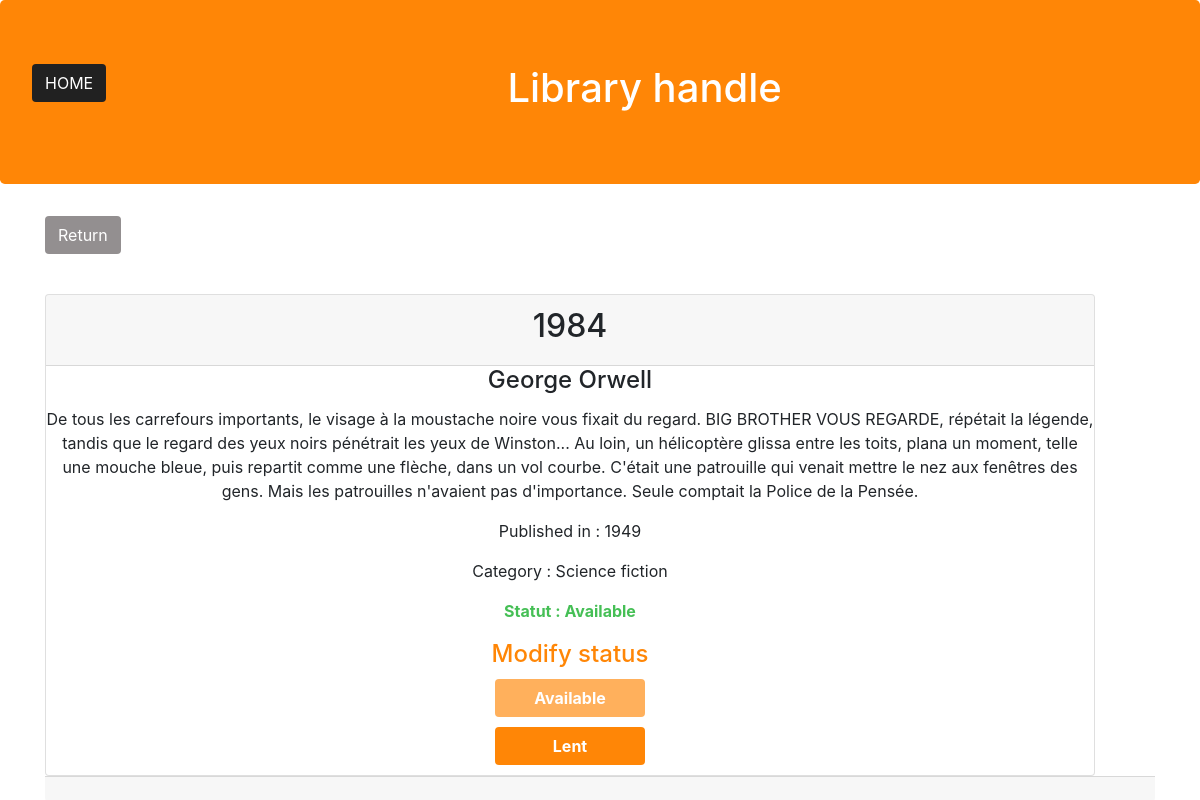
Page /controllers/single.php?id=1 on the committed database.
### tables this page shows
CREATE TABLE `booksList` (
  `id` int(11) NOT NULL,
  `title` varchar(255) NOT NULL,
  `author` varchar(255) NOT NULL,
  `abstract` text NOT NULL,
  `releaseDate` year(4) NOT NULL,
  `category` varchar(255) NOT NULL,
  `status` tinyint(1) NOT NULL DEFAULT '1',
  `userId` int(11) DEFAULT NULL
);

### controllers/single.php (called while the page is built, shortened)
<?php
require('../model/connection.php');
require('../model/bookManager.php');
require('../entities/Book.php');
$manager = new BookManager($bdd);
if(isset($_GET['id'])){
  $book = $manager->getOneBook($_GET['id']);
  $status = $book->getStatus();
 if($status == 1){
   $message = 'Modify status';
 }
}
  include('../views/singleView.php');

### model/bookManager.php (called while the page is built, shortened)
<?php
class BookManager {
  private $db;
  public function setDb($db)
  {
      $this->db = $db;
  }
  public function getOneBook($id){
    $response=$this->db->prepare('SELECT * FROM booksList WHERE id=:id');
    $response->execute(array(
      'id'=> $id
    ));
    $book=$response->fetch(PDO::FETCH_ASSOC);
    $book = new Book($book);
    return $book;
  }
}
 ?>

### entities/Book.php (called while the page is built, shortened)
<?php
class Book{
  protected $title;
  protected $author;
  protected $abstract;
  protected $releaseDate;
  protected $category;
  protected $status;
    public function hydrate(array $data)
    {
        foreach ($data as $key => $value)
        {
            $method = 'set'.ucfirst($key);
        }
    }
    public function getTitle(){
      return $this->title;
    }
    public function getAuthor(){
      return $this->author;
    }
    public function getAbstract(){
      return $this->abstract;
    }
    public function getReleasedate(){
      return $this->releaseDate;
    }
    public function getCategory(){
      return $this->category;
    }
    public function getStatus(){
      return $this->status;
    }
    public function setTitle($title){
      $this->title=$title;
    }
    public function setAuthor($author){
      $this->author=$author;
    }
    public function setAbstract($abstract){
      $this->abstract=$abstract;
    }
    public function setReleasedate($releaseDate){
      $this->releaseDate=$releaseDate;
    }
    public function setCategory($category){
      $this->category=$category;
    }
    public function setStatus(int $status){
    $this->status=$status;
    }
}
 ?>

### views/singleView.php (the view, shortened to what this page needs)
<?php
  include("template/header.php")
 ?>
 <div class="container single">
   <a href="../controllers/index.php" class="btn btn-custom">Return</a>
   <div class="card text-center">
     <div class="card-header">
       <h2><?php echo $book->getTitle(); ?></h2>
     </div>
     <div class="card-block">
       <h4 class="card-title"><?php echo $book->getAuthor(); ?></h4>
       <p class="card-text"><?php echo $book->getAbstract(); ?></p>
       <p class="card-text">Published in : <?php echo $book->getReleasedate(); ?></p>
       <p class="card-text">Category : <?php echo $book->getCategory(); ?></p>
         <?php
     if($book->getStatus() == 1){
       echo "<p class='card-text available'>Statut : Available</p>";
     } else {
       echo "<p class='card-text lent'>Statut : Lent</p>";
     } ?>
     <h4 class="message"><?php echo $message ?></h4>
         <form class="" action="" method="post" id="modifyForm">
           <input class="btn btn-custom <?php if($book->getStatus() == 1){
             echo "disabled";} ?> " type="submit" name="register" value="Available">
         </form>
         <form class="" action="../controllers/lentForm.php" method="post" id="modifyForm">
           <input class="btn btn-custom" type="submit" name="" value="Lent">
         </form>
       </div>
     </div>
     <div class="card-footer text-muted">
     </div>
   </div>

### assets/css/main.css (style rules this page uses)
html { color: #222; font-size: 1em; line-height: 1.4; }
.btn-custom { background-color: #938F90; color: white; margin-right: 15px; float:none; margin-bottom: 20px; }
.card { margin-top: 20px; margin-right: 60px; }
.card .btn-custom { background-color: #FF8606; color: white; }
#modifyForm input, textarea, select { text-align: center; width:300px; margin: 0 auto; margin-bottom: 10px; float: none; }
#modifyForm .btn-custom { text-align: center; width:150px; float: none; font-weight: bolder; background-color: #FF8606; }
.available { color: #45BF55; font-weight: bold; }
.message { color: #FF8606; margin-bottom: 10px; line-height: 30px; }

### rows in the picture
bookslist: title "1984", author "George Orwell", abstract "De tous les carrefours importants, le visage à la moustache noire vous fixait du regard. BIG BROTHER VOUS REGARDE, répétait la légende, tandis que le regard des yeux noirs pénétrait les yeux de Winston... Au loin, un hélicoptère glissa entre les toits, plana un moment, telle une mouche bleue, puis repartit comme une flèche, dans un vol courbe. C'était une patrouille qui venait mettre le nez aux fenêtres des gens. Mais les patrouilles n'avaient pas d'importance. Seule comptait la Police de la Pensée.", releaseDate "1949", category "Science fiction", status "Modify status", register "Available"
